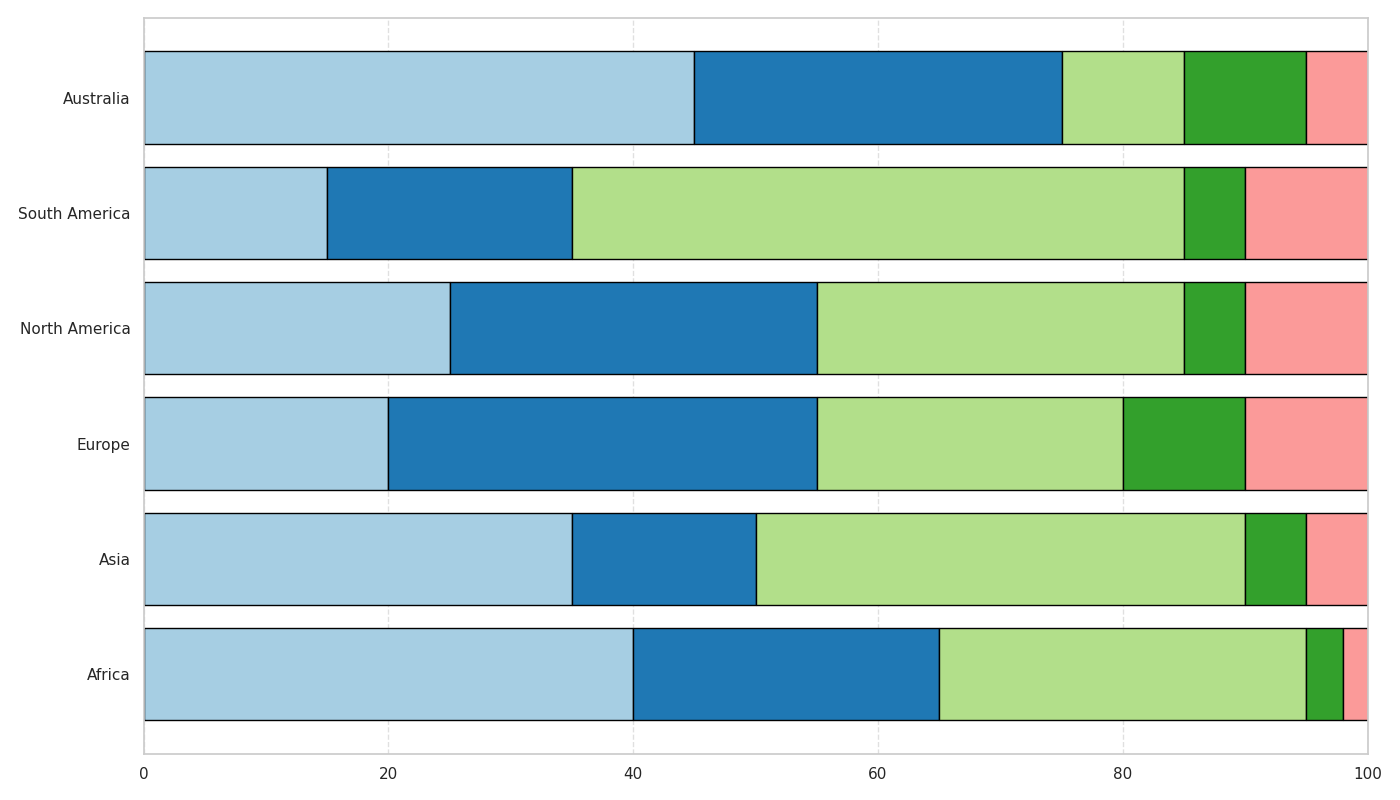

Write the Python code that produced this figure.
import matplotlib.pyplot as plt
import numpy as np

continents = ['Africa', 'Asia', 'Europe', 'North America', 'South America', 'Australia']
renewable_sources = ['Solar', 'Wind', 'Hydroelectric', 'Geothermal', 'Biomass']

renewable_data = np.array([
    [40, 25, 30, 3, 2],
    [35, 15, 40, 5, 5],
    [20, 35, 25, 10, 10],
    [25, 30, 30, 5, 10],
    [15, 20, 50, 5, 10],
    [45, 30, 10, 10, 5]
])

colors = plt.cm.Paired(np.arange(len(renewable_sources)))

fig, ax = plt.subplots(figsize=(14, 8))

for i, (continent, data) in enumerate(zip(continents, renewable_data)):
    bottom = 0
    for j, percent in enumerate(data):
        ax.barh(continent, percent, color=colors[j], edgecolor='black', left=bottom)
        bottom += percent

ax.set_xlim(0, 100)

ax.xaxis.grid(True, linestyle='--', alpha=0.6)
ax.yaxis.grid(False)

plt.tight_layout()
plt.show()
